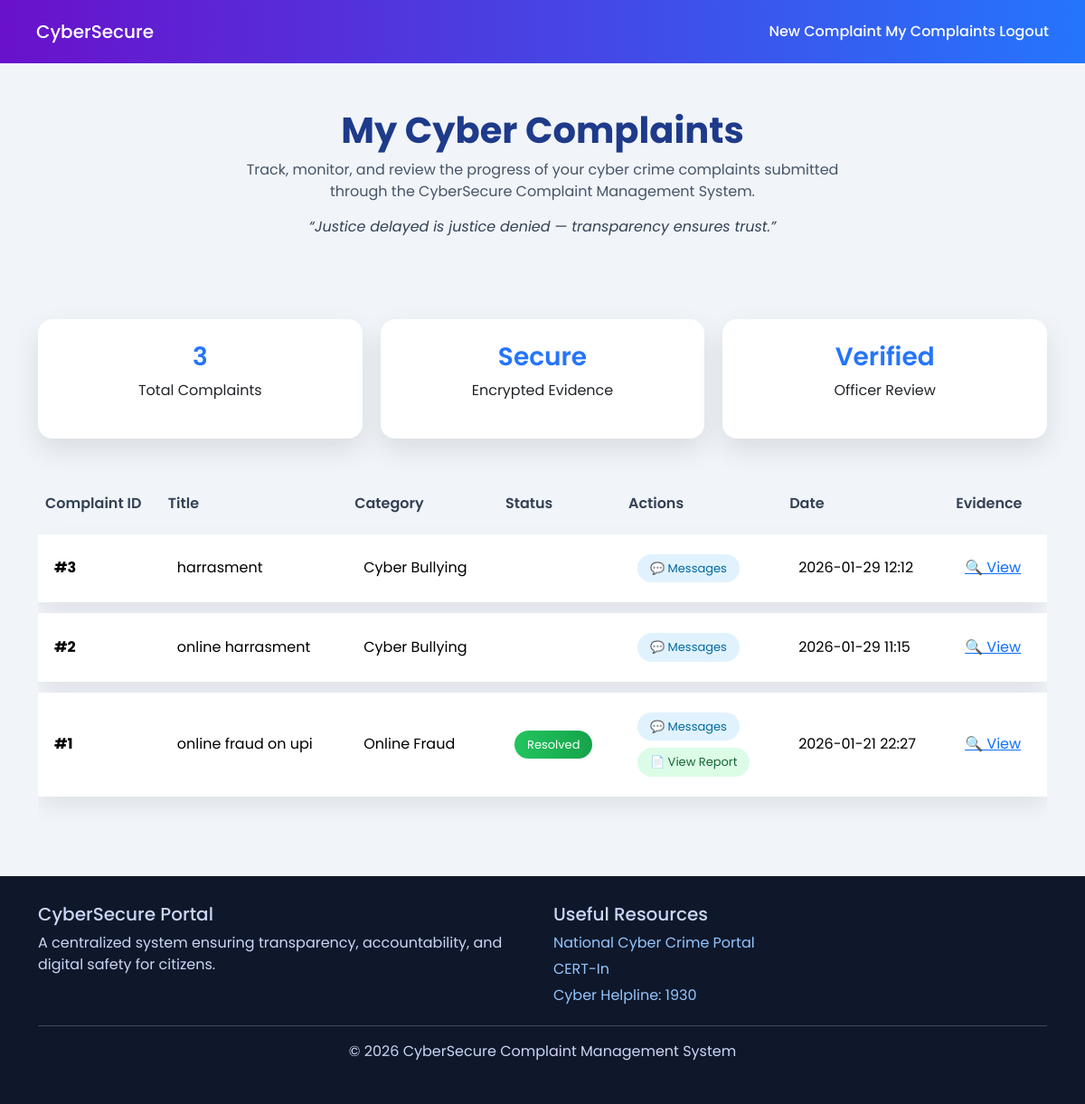
Screenshot of /citizen/status (signed in) with the database file from the repository.
### tables this page shows
CREATE TABLE evidence (
    id INTEGER PRIMARY KEY AUTOINCREMENT,
    complaint_id INTEGER,
    file_name TEXT
);

CREATE TABLE complaints (
    id INTEGER PRIMARY KEY AUTOINCREMENT,
    user_id INTEGER,
    title TEXT,
    description TEXT,
    category TEXT,
    status TEXT DEFAULT 'Submitted',
    created_at TEXT
, officer_id INTEGER, report_id TEXT, report TEXT);

### app.py (the view)
@app.route('/citizen/status')
@login_required(role='citizen')
def complaint_status():
    user_id = session['user_id']
    conn = sqlite3.connect('database.db')
    cursor = conn.cursor()
    cursor.execute("""
        SELECT complaints.id, complaints.title, complaints.category,
               complaints.status, complaints.created_at, evidence.file_name
        FROM complaints
        LEFT JOIN evidence ON complaints.id = evidence.complaint_id
        WHERE complaints.user_id = ?
        ORDER BY complaints.id DESC
    """, (user_id,))
    complaints = cursor.fetchall()
    conn.close()
    return render_template('citizen/status.html', complaints=complaints)

### app.py (called while the page is built)
def login_required(role=None):
    def decorator(f):
        @wraps(f)
        def wrapped(*args, **kwargs):
            if 'user_id' not in session:
                return redirect('/login')
            if role and session.get('role') != role:
                return redirect('/login')
            return f(*args, **kwargs)
        return wrapped
    return decorator

### templates/citizen/status.html (shortened to what this page needs)
<!DOCTYPE html>
<html>
<head>
    <link href="https://cdn.jsdelivr.net/npm/bootstrap@5.3.2/dist/css/bootstrap.min.css" rel="stylesheet">
</head>
<body>
<nav class="navbar navbar-expand-lg">
    <a class="navbar-brand" href="/citizen/dashboard">CyberSecure</a>
    <div class="ms-auto">
        <a class="nav-link d-inline" href="/citizen/complaint">New Complaint</a>
        <a class="nav-link d-inline" href="/citizen/status">My Complaints</a>
        <a class="nav-link d-inline" href="/logout">Logout</a>
    </div>
</nav>
<div class="hero">
    <h1>My Cyber Complaints</h1>
    <p>
        Track, monitor, and review the progress of your cyber crime complaints
        submitted through the CyberSecure Complaint Management System.
    </p>
    <div class="quote">
        “Justice delayed is justice denied — transparency ensures trust.”
    </div>
</div>
<div class="container">
    <div class="stats">
        <div class="stat-card">
            <h3>{{ complaints|length }}</h3>
            <p>Total Complaints</p>
        </div>
        <div class="stat-card">
            <h3>Secure</h3>
            <p>Encrypted Evidence</p>
        </div>
        <div class="stat-card">
            <h3>Verified</h3>
            <p>Officer Review</p>
        </div>
    </div>
    {% if complaints %}
<div class="table-responsive">
<table class="table complaint-table">
    <thead>
        <tr>
            <th>Complaint ID</th>
            <th>Title</th>
            <th>Category</th>
            <th>Status</th>
            <th>Actions</th>
            <th>Date</th>
            <th>Evidence</th>
        </tr>
    </thead>
    <tbody>
    {% for c in complaints %}
        <tr>
            <td><b>#{{ c[0] }}</b></td>
            <td>{{ c[1] }}</td>
            <td>{{ c[2] }}</td>
            <td>
                {% if c[3] == 'Open' %}
                    <span class="status-open">Open</span>
                {% elif c[3] == 'In Progress' %}
                    <span class="status-investigation">Under Investigation</span>
                {% elif c[3] == 'Resolved' %}
                    <span class="status-resolved">Resolved</span>
                {% endif %}
            </td>
            <td>
                <a href="/messages/{{ c[0] }}" class="action-btn btn-msg">
                    💬 Messages
                </a><br>
                {% if c[3] == 'Resolved' %}
                <a href="/citizen/report/{{ c[0] }}" class="action-btn btn-report">
                    📄 View Report
                </a>
                {% endif %}
            </td>
            <td>{{ c[4] }}</td>
            <td>
                {% if c[5] %}
                    <a href="/static/uploads/{{ c[5] }}" target="_blank">
                        🔍 View
                    </a>
                {% else %}
                    —
                {% endif %}
            </td>
        </tr>
    {% endfor %}
    </tbody>
</table>
</div>
    {% else %}
        <div class="alert alert-warning text-center">
            No complaints submitted yet.
        </div>
    {% endif %}
</div>
<footer>
    <div class="container">
        <div class="row">
            <div class="col-md-6">
                <h5>CyberSecure Portal</h5>
                <p>
                    A centralized system ensuring transparency,
                    accountability, and digital safety for citizens.
                </p>
            </div>
            <div class="col-md-6">
                <h5>Useful Resources</h5>
                <a href="https://cybercrime.gov.in" target="_blank">National Cyber Crime Portal</a>
                <a href="https://www.cert-in.org.in" target="_blank">CERT-In</a>
                <a href="tel:1930">Cyber Helpline: 1930</a>
            </div>
        </div>
        <hr>
        <p class="text-center">
            © 2026 CyberSecure Complaint Management System
        </p>
    </div>
</footer>
</body>
</html>

### templates/citizen/status.html (style rules this page uses)
body { font-family:'Poppins',sans-serif; background:#f1f5f9; }
.navbar { background:linear-gradient(90deg,#6A11CB,#2575FC); padding:15px 40px; }
.navbar-brand, .nav-link { color:white !important; font-weight:500; }
.hero { padding:50px 20px; text-align:center; }
.hero h1 { font-weight:700; color:#1e3a8a; }
.hero p { color:#475569; max-width:700px; margin:auto; }
.quote { font-style:italic; color:#334155; margin-top:15px; }
.stats { display:grid; grid-template-columns:repeat(auto-fit,minmax(200px,1fr)); gap:20px; margin:40px 0; }
.stat-card { background:white; padding:25px; border-radius:16px; text-align:center; box-shadow:0 12px 30px rgba(0,0,0,.1); transition:.3s; }
.stat-card h3 { color:#2575FC; font-weight:600; }
.table { animation:fadeUp .8s ease; }
footer { background:#0f172a; color:#cbd5f5; padding:30px; margin-top:60px; }
footer a { color:#93c5fd; text-decoration:none; display:block; margin:5px 0; }
.complaint-table { border-collapse: separate; border-spacing: 0 12px; }
.complaint-table thead th { background: transparent; color: #334155; font-weight: 600; border: none; padding-bottom: 10px; }
.complaint-table tbody tr { background: white; box-shadow: 0 10px 25px rgba(0,0,0,0.08); border-radius: 14px; transition: 0.3s; }
.complaint-table td { border: none; padding: 18px; vertical-align: middle; }
.status-resolved { background: linear-gradient(90deg,#22c55e,#16a34a); color: white; padding: 6px 14px; border-radius: 20px; font-size: 13px; }
.action-btn { display: inline-block; padding: 6px 14px; border-radius: 18px; font-size: 13px; text-decoration: none; margin: 4px 0; }
.btn-msg { background: #e0f2fe; color: #0369a1; }
.btn-report { background: #dcfce7; color: #166534; }

### rows the page displays
evidence: c "3", title "harrasment", category "Cyber Bullying", created_at "2026-01-29 12:12"
evidence: c "2", title "online harrasment", category "Cyber Bullying", created_at "2026-01-29 11:15"
evidence: c "1", title "online fraud on upi", category "Online Fraud", shows "Resolved", created_at "2026-01-21 22:27"

### other values shown
{{ complaints|length }} "3"
